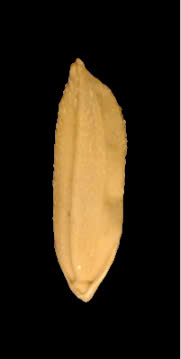
#> input picture img/leaf.jpg, 181 x 359 px, found by its file name
$ python mophological_gradient.py
#> lines starting #> are read from the running program, lines starting #| are printed output that depends on the picture; after the words box and inside, x2 and y2 are one past the last pixel; in counts of white or black regions, pixels touching at a corner belong together
import cv2
import numpy as np
import matplotlib.pyplot as plt

# Tải hình ảnh từ đường dẫn đã cho
img = cv2.imread("L:\\NNLT_Python\\Xu-li-anh\\img\\leaf.jpg")
#> img is the input picture: shape (359, 181, 3); mean B, G, R 20.3, 36, 46.5

# Kiểm tra xem hình ảnh đã được tải hay chưa
if img is None:
    print("Không thể tải hình ảnh. Vui lòng kiểm tra đường dẫn.")
else:
    # Chuyển đổi sang ảnh xám
    gray_img = cv2.cvtColor(img, cv2.COLOR_BGR2GRAY)
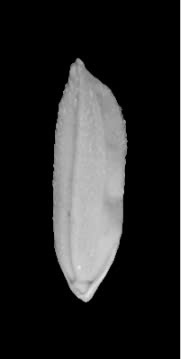
#> gray_img: shape (359, 181); min 0, max 232, mean 37.4

    # Áp dụng ngưỡng đảo (THRESH_BINARY_INV) để chuyển sang ảnh nhị phân
    _, binary_inv_img = cv2.threshold(gray_img, 127, 255, cv2.THRESH_BINARY_INV)
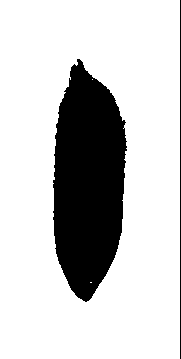
#> binary_inv_img: shape (359, 181); 79.1% white; 2 black regions, box (x1, y1, x2, y2) and area: (53, 59, 127, 302) 13253, (180, 0, 181, 359) 359

    # Áp dụng toán tử gradient
    kernel = np.ones((5, 5), np.uint8)
    gradient = cv2.morphologyEx(binary_inv_img, cv2.MORPH_GRADIENT, kernel)
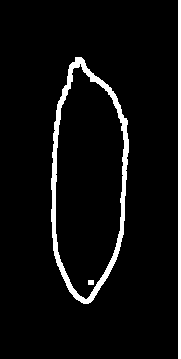
#> gradient: shape (359, 181); 5.8% white; 3 white regions, box (x1, y1, x2, y2) and area: (51, 57, 129, 304) 2692, (178, 0, 181, 359) 1077, (88, 280, 94, 285) 30

    # Hiển thị ảnh gốc, ảnh nhị phân đảo và ảnh gradient bằng matplotlib
    plt.figure(figsize=(15, 5))

    plt.subplot(1, 3, 1)
    plt.imshow(cv2.cvtColor(img, cv2.COLOR_BGR2RGB))  # Hiển thị ảnh gốc
    plt.title("Hình ảnh gốc")
    plt.axis("off")

    plt.subplot(1, 3, 2)
    plt.imshow(binary_inv_img, cmap="gray")  # Hiển thị ảnh nhị phân đảo
    plt.title("Ảnh nhị phân đảo")
    plt.axis("off")

    plt.subplot(1, 3, 3)
    plt.imshow(gradient, cmap="gray")  # Hiển thị ảnh gradient
    plt.title("Ảnh Gradient")
    plt.axis("off")

    plt.tight_layout()
    plt.show()
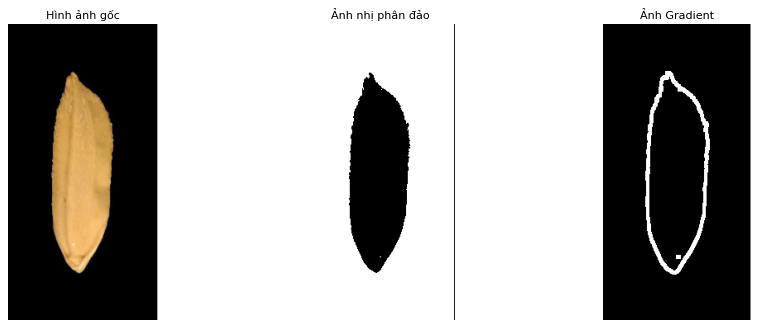
#> figure drawn by matplotlib, 3 panels
